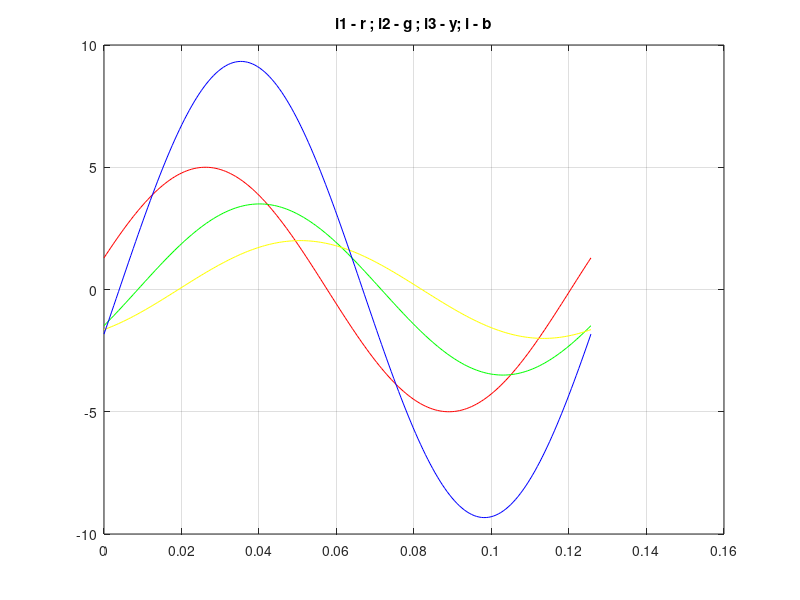
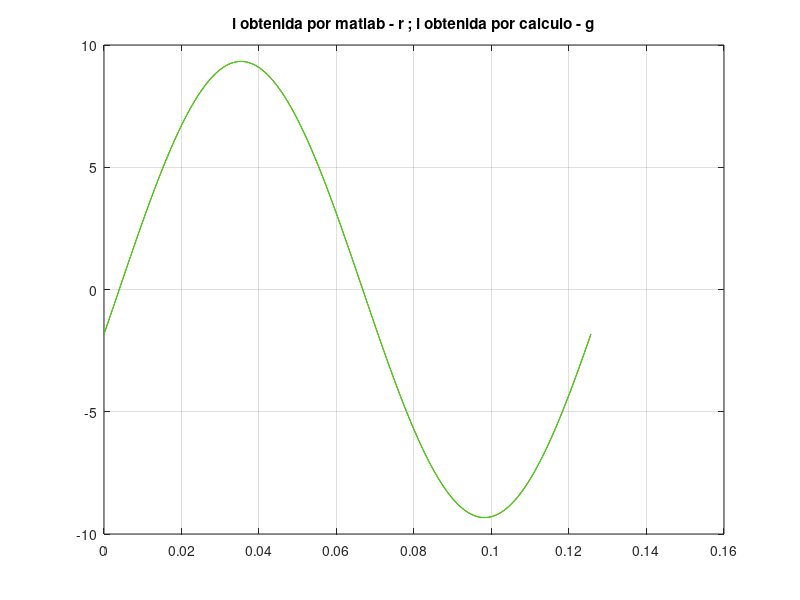

These figures' MATLAB source, in order:
% Regimen permanente con excitacion senoidal
% Ejercicio N1A
clear all
close all

% Expreso variable temporal en funcion del periodo
T = 2*pi/100;
t = 0:T/100:2*T;
w = 50;

% Angulos en grados pasados a radianes
%deg2rad = pi/180;
rtheta1=deg2rad(15);
rtheta2=deg2rad(-25);
rtheta3=deg2rad(-55);

% Funciones. Expreso todo en radianes
i1=5*sin(w*t + rtheta1);
i2=3.5*sin(w*t + rtheta2);
i3=2*sin(w*t + rtheta3);

i = i1 + i2 + i3;

rtheta=deg2rad(-11.271);
i_ = sqrt(2)*6.596*sin(w*t + rtheta);

% Gr�ficos

figure(1)
plot(t,i1,'r'); grid on; title('i1 - r ; i2 - g ; i3 - y; i - b')
hold on
plot(t,i2,'g')
hold on
plot(t,i3, 'y')
hold on
plot(t,i,'b')

figure(2)
plot(t,i,'r'); grid on; title('i obtenida por matlab - r ; i obtenida por calculo - g')
hold on
plot(t,i_,'g')
